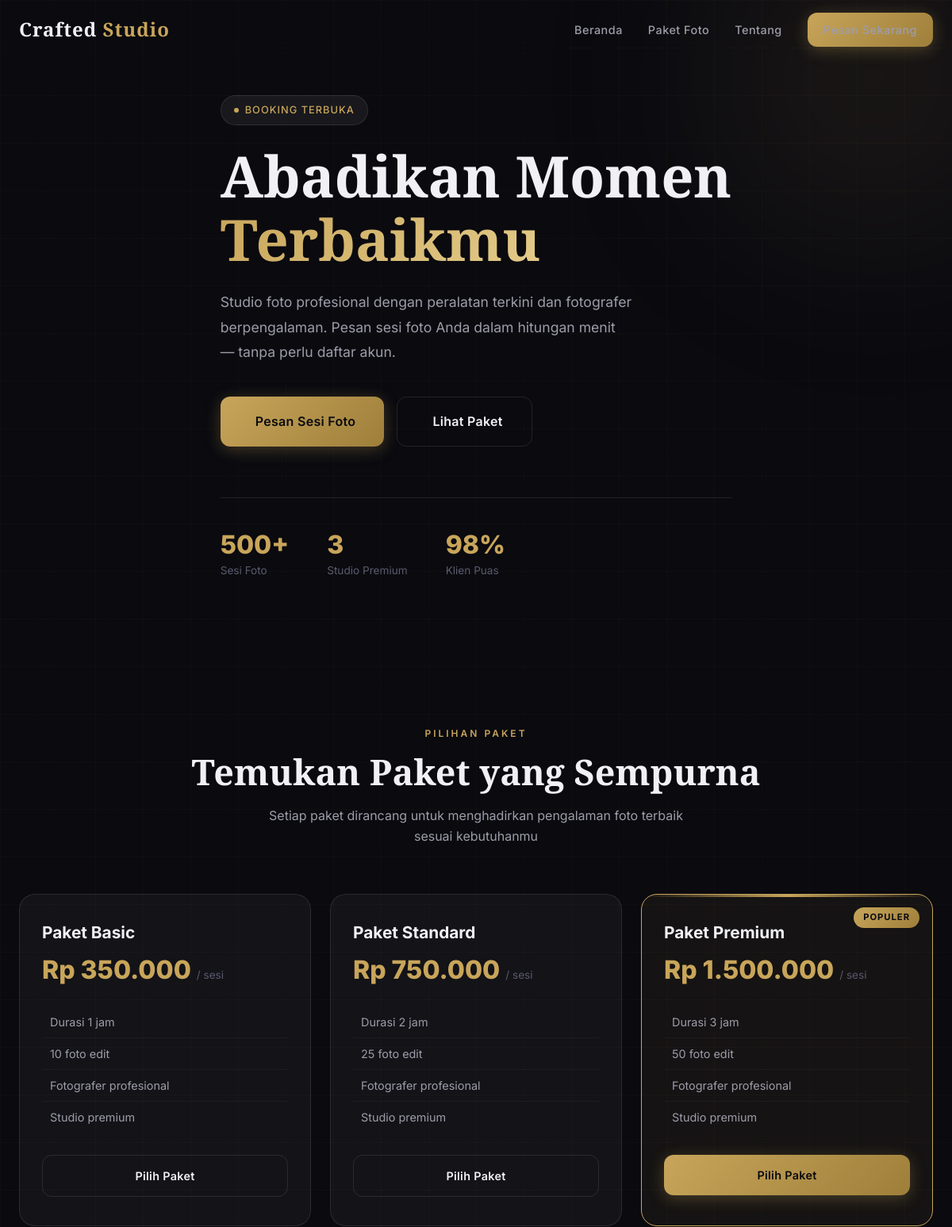
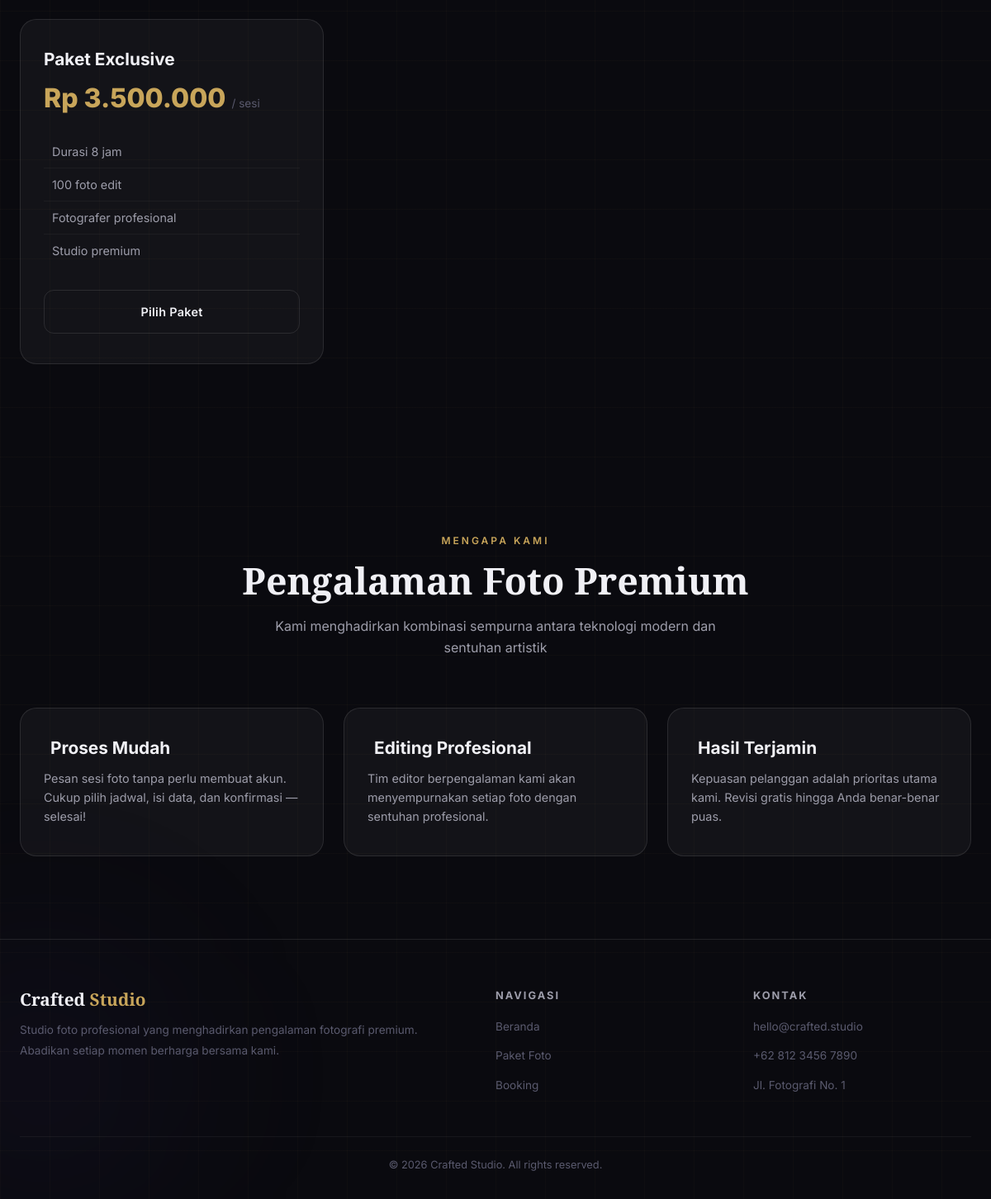
The page / on the database its author committed (2 pictures, top to bottom).
### tables this page shows
CREATE TABLE `paket_foto` (
  `id_paket` INT AUTO_INCREMENT PRIMARY KEY,
  `nama_paket` VARCHAR(100) NOT NULL,
  `deskripsi` TEXT NULL,
  `harga` DECIMAL(12,2) NOT NULL DEFAULT 0.00,
  `durasi_jam` INT NOT NULL DEFAULT 1,
  `jumlah_foto` INT NOT NULL DEFAULT 0
);

### includes/functions.php (called while the page is built, shortened)
<?php
function formatRupiah(float $amount): string {
    return 'Rp ' . number_format($amount, 0, ',', '.');
}
function getPaketFoto(): array {
    $db = getDB();
    $stmt = $db->query("SELECT * FROM paket_foto ORDER BY harga ASC");
    return $stmt->fetchAll();
}
function e(string $str): string {
    return htmlspecialchars($str, ENT_QUOTES, 'UTF-8');
}

### index.php (the view, shortened to what this page needs)
<?php
require_once __DIR__ . '/includes/functions.php';
$pakets = getPaketFoto();
?>
<!DOCTYPE html>
<html lang="id">
<head>
    <link rel="stylesheet" href="assets/css/public.css">
    <link rel="stylesheet" href="https://unpkg.com/@phosphor-icons/web@2.0.3/src/regular/style.css">
</head>
<body>
<div class="bg-grid"></div>
<div class="bg-orb bg-orb-1"></div>
<div class="bg-orb bg-orb-2"></div>
<nav class="navbar" id="navbar">
    <div class="container">
        <a href="/crafted-studio/" class="nav-brand">Crafted <span>Studio</span></a>
        <ul class="nav-links" id="navLinks">
            <li><a href="#beranda">Beranda</a></li>
            <li><a href="#paket">Paket Foto</a></li>
            <li><a href="#tentang">Tentang</a></li>
            <li><a href="booking.php" class="btn btn-primary btn-sm">Pesan Sekarang</a></li>
        </ul>
    </div>
</nav>
<section class="hero" id="beranda">
    <div class="container">
        <div class="hero-content fade-up">
            <div class="hero-badge">
                <span class="dot"></span>
                Booking Terbuka
            </div>
            <h1>
                Abadikan Momen<br>
                <span class="highlight">Terbaikmu</span>
            </h1>
            <p>
                Studio foto profesional dengan peralatan terkini dan fotografer berpengalaman.
                Pesan sesi foto Anda dalam hitungan menit — tanpa perlu daftar akun.
            </p>
            <div class="hero-actions">
                <a href="booking.php" class="btn btn-primary btn-lg">
                    Pesan Sesi Foto
                </a>
                <a href="#paket" class="btn btn-outline btn-lg">
                    Lihat Paket
                </a>
            </div>
            <div class="hero-stats fade-up delay-2">
                <div class="hero-stat">
                    <h3>500+</h3>
                    <p>Sesi Foto</p>
                </div>
                <div class="hero-stat">
                    <h3>3</h3>
                    <p>Studio Premium</p>
                </div>
                <div class="hero-stat">
                    <h3>98%</h3>
                    <p>Klien Puas</p>
                </div>
            </div>
        </div>
    </div>
</section>
<section class="section" id="paket">
    <div class="container">
        <div class="section-header fade-up">
            <span class="label">Pilihan Paket</span>
            <h2>Temukan Paket yang Sempurna</h2>
            <p>Setiap paket dirancang untuk menghadirkan pengalaman foto terbaik sesuai kebutuhanmu</p>
        </div>
        <div class="packages-grid">
            <?php foreach ($pakets as $i => $paket): ?>
            <div class="package-card fade-up delay-<?= min($i + 1, 4) ?> <?= $i === 2 ? 'featured' : '' ?>">
                <?php if ($i === 2): ?>
                    <span class="package-badge">Populer</span>
                <?php endif; ?>
                <h3><?= e($paket['nama_paket']) ?></h3>
                <div class="price">
                    <?= formatRupiah($paket['harga']) ?>
                    <small>/ sesi</small>
                </div>
                <ul class="features">
                    <li>
                        Durasi <?= $paket['durasi_jam'] ?> jam
                    </li>
                    <li>
                        <?= $paket['jumlah_foto'] ?> foto edit
                    </li>
                    <li>
                        Fotografer profesional
                    </li>
                    <li>
                        Studio premium
                    </li>
                </ul>
                <a href="booking.php?paket=<?= $paket['id_paket'] ?>" class="btn <?= $i === 2 ? 'btn-primary' : 'btn-outline' ?> btn-block">
                    Pilih Paket
                </a>
            </div>
            <?php endforeach; ?>
        </div>
    </div>
</section>
<section class="section" id="tentang">
    <div class="container">
        <div class="section-header fade-up">
            <span class="label">Mengapa Kami</span>
            <h2>Pengalaman Foto Premium</h2>
            <p>Kami menghadirkan kombinasi sempurna antara teknologi modern dan sentuhan artistik</p>
        </div>
        <div class="packages-grid">
            <div class="package-card fade-up delay-1">
                <h3><i class="ph ph-lightning" style="color:var(--accent);margin-right:8px;"></i>Proses Mudah</h3>
                <p style="color:var(--text-secondary);margin-top:12px;font-size:0.9rem;">
                    Pesan sesi foto tanpa perlu membuat akun. Cukup pilih jadwal, isi data, dan konfirmasi — selesai!
                </p>
            </div>
            <div class="package-card fade-up delay-2">
                <h3><i class="ph ph-paint-brush" style="color:var(--accent);margin-right:8px;"></i>Editing Profesional</h3>
                <p style="color:var(--text-secondary);margin-top:12px;font-size:0.9rem;">
                    Tim editor berpengalaman kami akan menyempurnakan setiap foto dengan sentuhan profesional.
                </p>
            </div>
            <div class="package-card fade-up delay-3">
                <h3><i class="ph ph-shield-check" style="color:var(--accent);margin-right:8px;"></i>Hasil Terjamin</h3>
                <p style="color:var(--text-secondary);margin-top:12px;font-size:0.9rem;">
                    Kepuasan pelanggan adalah prioritas utama kami. Revisi gratis hingga Anda benar-benar puas.
                </p>
            </div>
        </div>
    </div>
</section>
<footer class="footer">
    <div class="container">
        <div class="footer-grid">
            <div class="footer-brand">
                <h3>Crafted <span>Studio</span></h3>
                <p>Studio foto profesional yang menghadirkan pengalaman fotografi premium. Abadikan setiap momen berharga bersama kami.</p>
            </div>
            <div class="footer-col">
                <h4>Navigasi</h4>
                <ul>
                    <li><a href="#beranda">Beranda</a></li>
                    <li><a href="#paket">Paket Foto</a></li>
                    <li><a href="booking.php">Booking</a></li>
                </ul>
            </div>
            <div class="footer-col">
                <h4>Kontak</h4>
                <ul>
                    <li><a href="#">hello@crafted.studio</a></li>
                    <li><a href="#">+62 812 3456 7890</a></li>
                    <li><a href="#">Jl. Fotografi No. 1</a></li>
                </ul>
            </div>
        </div>
        <div class="footer-bottom">
            &copy; <?= date('Y') ?> Crafted Studio. All rights reserved.
        </div>
    </div>
</footer>
</body>
</html>

### rows shown on the page
paket_foto: nama_paket "Paket Basic", harga "Rp 350.000", durasi_jam "1", jumlah_foto "10"
paket_foto: nama_paket "Paket Standard", harga "Rp 750.000", durasi_jam "2", jumlah_foto "25"
paket_foto: shows "POPULER", nama_paket "Paket Premium", harga "Rp 1.500.000", durasi_jam "3", jumlah_foto "50"
paket_foto: nama_paket "Paket Exclusive", harga "Rp 3.500.000", durasi_jam "8", jumlah_foto "100"
